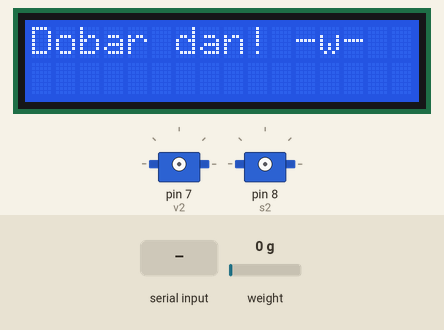
Simulated run of this sketch. Board: Arduino Uno, built with avr-gcc and run on an emulated ATmega328P. Shown: 16×2 character LCD, 2 × servo. Inputs (shaded band) come from the test bench; at power-on: weight on the scale 0 g.

Above: at 2.6 s.
At 5.7 s:
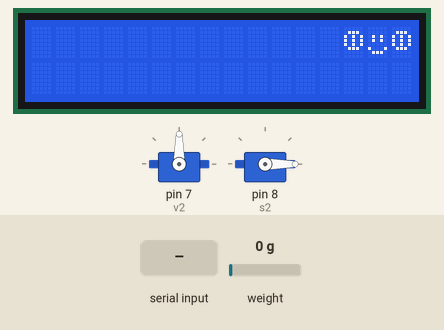
5.8 s: weight on the scale set to 100 g
At 8.7 s:
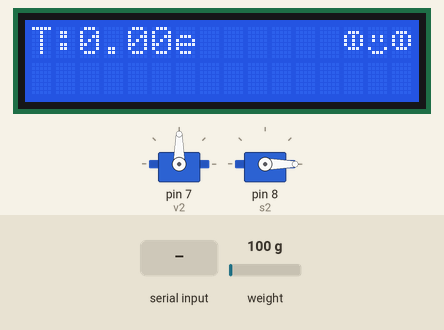
8.8 s: "#\n" received over the second serial link
At 11.7 s:
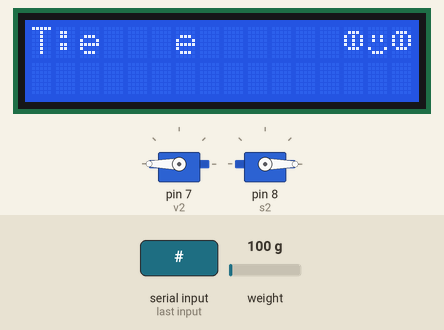
11.8 s: "W\n" received over the second serial link
At 13.9 s:
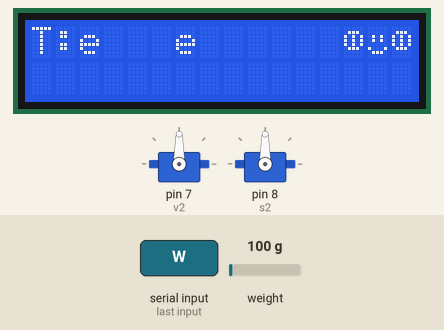
Timing chart, 0 to 20.8 s (numbered marks = the images above; inputs shaded):
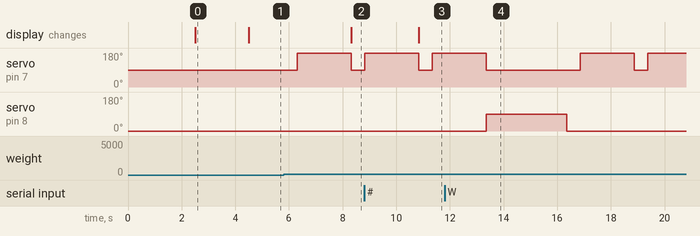

The sketch:

sketch_gen_future_cash_counter.ino
```cpp
#include <HX711_ADC.h>
#include <SoftwareSerial.h>
#include <LiquidCrystal_I2C.h>
#include <Servo.h>

// HX711 pinovi
const int DT_PIN = 4;
const int SCK_PIN = 5;
HX711_ADC LoadCell(DT_PIN, SCK_PIN);

// Bluetooth na pinovima 10 (RX) i 11 (TX)
SoftwareSerial Bluetooth(10, 11);

LiquidCrystal_I2C lcd(0x27, 16, 2);

// Servo objekti - vage i spremnici
Servo v2;
Servo s2;

byte okoOtvoreno[8] = {0, 14, 21, 21, 21, 14, 0, 0};
byte okoZatvoreno[8] = {0, 0, 0, 31, 0, 0, 0, 0};
byte usta[8] = {0, 0, 10, 10, 0, 17, 14, 0}; // Smiješak :3

String trenutniTotal = "0.00"; // Varijabla za spremanje iznosa s aplikacije

void setup() {
  Serial.begin(57600);
  Bluetooth.begin(9600);

  LoadCell.begin();
  LoadCell.start(2000, true);

  lcd.init();
  lcd.backlight();

  // Registracija lica
  lcd.createChar(0, okoOtvoreno);
  lcd.createChar(1, okoZatvoreno);
  lcd.createChar(2, usta);

  lcd.setCursor(0, 0);
  lcd.print("Dobar dan! -w-");
  delay(2000);
  lcd.clear();

  prikaziLice(); // Lice se pojavljuje od početka

  v2.attach(7);
  s2.attach(8);

  zatvoriSve();
}

void loop() {
  // Slušanje naredbi iz aplikacije preko BLUETOOTHA
  if (Bluetooth.available() > 0) {
    String dolaznaLinija = Bluetooth.readStringUntil('\n'); // Čitamo cijelu poruku

    if (dolaznaLinija.length() > 0) {
      char tip = dolaznaLinija.charAt(0); // Gledamo prvi znak (* ili # ili W)
      String podatak = dolaznaLinija.substring(1); // Ostatak poruke

      if (tip == 'W') {
        otvoriSpremnik();
        delay(3000);
        zatvoriSve();
      }
      else if (tip == '#') { // Ako je stigao NOVI TOTAL
        trenutniTotal = podatak;
        osvjeziTotal();
      }
      else if (tip == '*') { // Ako je stigao CHATBOT ODGOVOR
        skrolajPoruku(podatak);
      }
    }
  }

  // Update LoadCell i detekcija težine
  if (LoadCell.update()) {
    float weight = abs(LoadCell.getData());
    if (weight > 7.0) {
      delay(500);

      if (weight < 12.0) {
        Bluetooth.print("1");
      } else {
        Bluetooth.print("2");
      }

      otvoriVagu();
      delay(2000);
      zatvoriSve();
      Bluetooth.flush();
      prikaziLice(); // Vraća lice ako ga je skrolanje maknulo
      osvjeziTotal(); // Vraća total
    }
  }
}

// POMOĆNE FUNKCIJE ZA LCD
void prikaziLice() {
  lcd.setCursor(13, 0);
  lcd.write(byte(0)); // Lijevo oko
  lcd.write(byte(2)); // Usta
  lcd.write(byte(0)); // Desno oko
}

void osvjeziTotal() {
  lcd.setCursor(0, 0);
  lcd.print("T:");
  lcd.print(trenutniTotal);
  lcd.print("e   "); // Razmaci brišu stare brojke
}

void skrolajPoruku(String tekst) {
  lcd.setCursor(0, 1);
  lcd.print("                "); // Čisti donji red
  String prikaz = "                " + tekst + "                ";
  for (int i = 0; i < prikaz.length() - 16; i++) {
    lcd.setCursor(0, 1);
    lcd.print(prikaz.substring(i, i + 16));
    delay(250); // Brzina skrolanja
    if (Bluetooth.available() > 0) break; // Prekid ako stigne nova poruka
  }
}

// Zasebne funkcije za servo
void otvoriVagu() {
  v2.write(180);
}

void otvoriSpremnik() {
  s2.write(90);
}

void zatvoriSve() {
  v2.write(90);
  s2.write(0);
}
```

Measured:
- after the input at 5.8 s, servo on pin 7 (v2): 90° → 180° after 0.51 s, → 90° 2.0 s later; the display: changes after 2.5 s (image 2)
- after the input at 8.8 s, the display: changes after 2.0 s (image 3)
- after the input at 11.8 s, servo on pin 8 (s2): 0° → 90° after 1.6 s, → 0° 3.0 s later
- what the display in image 0 shows lasts 2.0 s, from 2.5 s to 4.5 s
